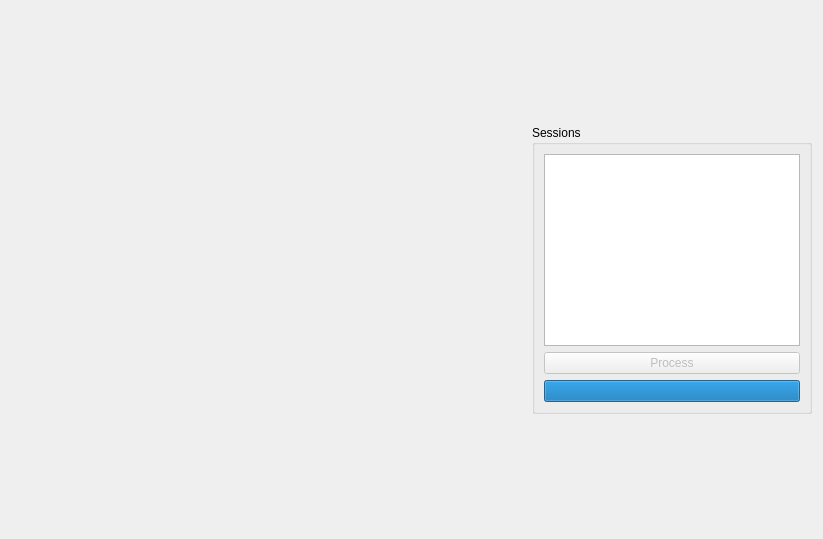
<?xml version="1.0" encoding="UTF-8"?>
<ui version="4.0">
 <class>ProcessWidget</class>
 <widget class="QWidget" name="ProcessWidget">
  <property name="geometry">
   <rect>
    <x>0</x>
    <y>0</y>
    <width>823</width>
    <height>539</height>
   </rect>
  </property>
  <property name="windowTitle">
   <string>Form</string>
  </property>
  <layout class="QGridLayout" name="gridLayout_2">
   <item row="0" column="0">
    <layout class="QVBoxLayout" name="verticalLayout">
     <item>
      <widget class="QLabel" name="titleLabel">
       <property name="sizePolicy">
        <sizepolicy hsizetype="Expanding" vsizetype="Maximum">
         <horstretch>0</horstretch>
         <verstretch>0</verstretch>
        </sizepolicy>
       </property>
       <property name="font">
        <font>
         <pointsize>12</pointsize>
         <weight>75</weight>
         <bold>true</bold>
        </font>
       </property>
       <property name="text">
        <string/>
       </property>
       <property name="alignment">
        <set>Qt::AlignCenter</set>
       </property>
      </widget>
     </item>
    </layout>
   </item>
   <item row="0" column="1">
    <widget class="QGroupBox" name="groupBox">
     <property name="minimumSize">
      <size>
       <width>200</width>
       <height>0</height>
      </size>
     </property>
     <property name="title">
      <string>Sessions</string>
     </property>
     <layout class="QGridLayout" name="gridLayout">
      <item row="1" column="1">
       <widget class="QPushButton" name="processButton">
        <property name="enabled">
         <bool>false</bool>
        </property>
        <property name="sizePolicy">
         <sizepolicy hsizetype="Minimum" vsizetype="Fixed">
          <horstretch>0</horstretch>
          <verstretch>0</verstretch>
         </sizepolicy>
        </property>
        <property name="text">
         <string>Process</string>
        </property>
       </widget>
      </item>
      <item row="0" column="1">
       <widget class="QListWidget" name="sessionList">
        <property name="sizePolicy">
         <sizepolicy hsizetype="Preferred" vsizetype="Preferred">
          <horstretch>0</horstretch>
          <verstretch>0</verstretch>
         </sizepolicy>
        </property>
        <property name="showDropIndicator" stdset="0">
         <bool>false</bool>
        </property>
        <property name="alternatingRowColors">
         <bool>true</bool>
        </property>
        <property name="selectionMode">
         <enum>QAbstractItemView::SingleSelection</enum>
        </property>
        <property name="selectionBehavior">
         <enum>QAbstractItemView::SelectItems</enum>
        </property>
        <property name="resizeMode">
         <enum>QListView::Fixed</enum>
        </property>
        <property name="viewMode">
         <enum>QListView::ListMode</enum>
        </property>
       </widget>
      </item>
      <item row="2" column="1">
       <widget class="QProgressBar" name="progressBar">
        <property name="enabled">
         <bool>true</bool>
        </property>
        <property name="sizePolicy">
         <sizepolicy hsizetype="Minimum" vsizetype="Fixed">
          <horstretch>0</horstretch>
          <verstretch>0</verstretch>
         </sizepolicy>
        </property>
        <property name="maximum">
         <number>1</number>
        </property>
        <property name="value">
         <number>1</number>
        </property>
        <property name="textVisible">
         <bool>true</bool>
        </property>
        <property name="orientation">
         <enum>Qt::Horizontal</enum>
        </property>
        <property name="invertedAppearance">
         <bool>false</bool>
        </property>
        <property name="format">
         <string/>
        </property>
       </widget>
      </item>
     </layout>
    </widget>
   </item>
  </layout>
 </widget>
 <resources/>
 <connections/>
</ui>
